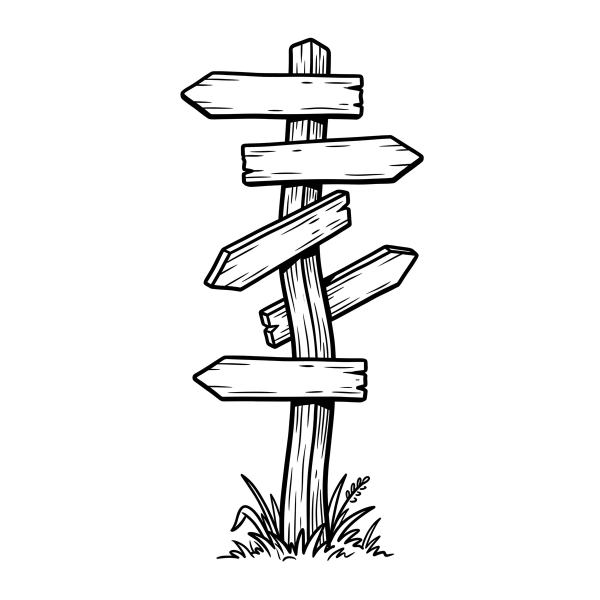
#> input picture media/reference/scene-props/signpost.webp, 1200 x 1200 px (shown at 1/2 size)
$ python -i build-trail-art.py   (imports and definitions only)
#> lines starting #> are read from the running program, lines starting #| are printed output that depends on the picture; after the words box and inside, x2 and y2 are one past the last pixel; in counts of white or black regions, pixels touching at a corner belong together
# /// script
# requires-python = ">=3.11"
# dependencies = ["pillow>=10", "numpy>=1.26", "scipy>=1.11"]
# ///
"""Build what stands on the trail — landmarks and the cast — from reviewed art.

Nothing here draws and nothing here generates. It takes art that has already
been looked at and approved (the Reference tier, `media/public/reference/`)
and normalizes it into what the site ships:

  site/public/parallax/landmarks/<name>.png
      Everything that stands beside the trail: the five approved scene props
      and the props cut from the reviewed prop boards. Paper to alpha, one
      line weight across the set, the same grayscale + alpha the plates use.
      Stood on the trail by site/src/lib/trail-props.ts.

  site/public/cast/<name>.png
      One sheet per hobit, cut from that character's reviewed pose board and
      packed to the contract in site/public/cast/cast.json: a 6x2 grid of
      256px cells, the same pose in the same cell on every sheet, feet on one
      baseline and the body on one centre column.

Generation is a separate, earlier step — the Higgsfield CLI
(`higgsfield generate create <model> ... --wait`), from the briefs in
`media/scripts/jobs/`, into the gitignored `media/runs/` — and promotion from
a run to the Reference tier is a person looking at it. See AGENTS.md,
"Generated-art rules".

Three rules this follows, learned the hard way on Bo's own sheets
(site/public/parallax/README.md):

  * Enclosure, not brightness, separates ink from paper. The paper is
    flood-filled from the border; anything the fill cannot reach is opaque
    however bright it is, so an eye, a glove or a clock face stays white
    instead of becoming a hole.
  * The grey channel is colour; alpha is coverage. An edge pixel is
    (grey 0, alpha partial), never (grey mid, alpha 255).
  * A pose's three eye states share one silhouette. Look-left, look-right and
    blink are derived from the standing pose by moving colour only, so a peek
    can look around without its outline boiling.

Run from the repo root:  uv run media/scripts/build-trail-art.py
"""

from __future__ import annotations

import json
import sys
from pathlib import Path

import numpy as np
from PIL import Image
from scipy import ndimage

ROOT = Path(__file__).resolve().parents[2]
REFERENCE = ROOT / "media" / "public" / "reference"
PROPS = REFERENCE / "scene-props"
PROP_BOARDS = REFERENCE / "trail-props"
CAST_BOARDS = REFERENCE / "cast"
LANDMARKS_OUT = ROOT / "site" / "public" / "parallax" / "landmarks"
CAST_OUT = ROOT / "site" / "public" / "cast"

LEVELS = 8  # posterization steps for both channels, as the plates use

# Stored height of the tallest landmark: about twice the ~300px the desktop
# band draws a tall prop at, which keeps the linework crisp on a 2x display
# without shipping more than that.
LANDMARK_H = 640

# Cut, so the approved set keeps one shared scale, but not shipped: no card on
# the landing page stands for them (site/src/lib/trail-props.ts).
UNPLACED = {"arch", "blimp", "lighthouse", "steamboat", "water-tower"}

# ----------------------------------------------------------- approved props

SINGLE_PROPS: dict[str, dict] = {
	"signpost": {"src": "signpost.webp"},
	"train": {"src": "train.webp"},
	"depot": {"src": "depot.webp"},
	"blimp": {"src": "blimp.webp"},
	# The reference carries a lettered "toot" beside the funnel. Lettering
	# baked into art cannot be themed or translated, and the catalogue already
	# records it as removed at trace — so it is removed here too.
	"steamboat": {"src": "steamboat.webp", "erase": [(470, 225, 620, 345)]},
}

# ------------------------------------------------------------- the contract

CELL = 256
COLS, ROWS = 6, 2
FEET = 0.94  # feet baseline, as a fraction of the cell height
BODY = 0.62  # the standing figure's height, as a fraction of the cell height
POSES = [
	"stand", "lookLeft", "lookRight", "blink", "wave", "startled",
	"doze", "walkA", "walkPass", "walkB", "run", "runB",
]  # fmt: skip
DERIVED = {"lookLeft", "lookRight", "blink"}


def _posterize(a: np.ndarray, levels: int = LEVELS) -> np.ndarray:
	step = 255 / (levels - 1)
	return (np.round(a / step) * step).clip(0, 255).astype(np.uint8)


def cut_out(
	path: Path,
	erase: list[tuple[int, int, int, int]] | None = None,
	crop: bool = True,
) -> np.ndarray:
	"""Paper to alpha by enclosure. Returns an (h, w, 2) grey+alpha array."""
	rgb = np.asarray(Image.open(path).convert("RGB"), dtype=np.float32)
	luma = rgb @ np.array([0.299, 0.587, 0.114], dtype=np.float32)

	# Paper level is measured, not assumed: these arrive on anything from pure
	# white to cream stock with a darker vignette, and a fixed threshold either
	# eats light linework or keeps the paper as faint ink.
	border = np.concatenate([luma[:8].ravel(), luma[-8:].ravel(), luma[:, :8].ravel(), luma[:, -8:].ravel()])
	paper = float(np.median(border))
	# A soft local estimate handles the vignette: divide by a heavily blurred
	# copy of the bright pixels so the corners level out with the middle.
	filled = np.where(luma > paper * 0.72, luma, paper)
	local = ndimage.gaussian_filter(filled, sigma=60)
	norm = (luma / np.maximum(local, 1) * 255).clip(0, 255)

	for x0, y0, x1, y1 in erase or []:
		norm[y0:y1, x0:x1] = 255

	ink = norm < 150
	# Specks: components under ~0.004% of the frame are dust, and one of them
	# is enough to throw a crop box out by a margin's width.
	lab, n = ndimage.label(ink, structure=np.ones((3, 3)))
	if n:
		sizes = ndimage.sum(ink, lab, index=np.arange(1, n + 1))
		small = np.isin(lab, np.flatnonzero(sizes < ink.size * 0.00004) + 1)
		norm[small] = 255
		ink &= ~small

	# The paper is everything not-ink that touches the border.
	free, _ = ndimage.label(~ink)
	edge = np.unique(np.concatenate([free[0], free[-1], free[:, 0], free[:, -1]]))
	outside = np.isin(free, edge[edge != 0])

	alpha = np.where(outside, 0.0, 255.0)
	grey = np.where(outside, 0.0, norm)
	# Antialiasing lives in alpha. Paper within a pixel of ink takes the ink's
	# coverage; ink within two pixels of paper goes to pure black, so a thin
	# stroke is (0, partial) and not a soft grey stick.
	near_ink = ndimage.binary_dilation(~outside, iterations=1) & outside
	alpha = np.where(near_ink, 255.0 - norm, alpha)
	near_paper = ndimage.binary_dilation(outside, iterations=2) & ~outside
	grey = np.where(near_paper & (norm < 200), 0.0, grey)
	grey = np.where(near_ink, 0.0, grey)

	la = np.dstack([grey, alpha]).astype(np.uint8)
	return _tight(la) if crop else la


# [76 lines left out: functions _two_ink, cut_chroma, cut_alpha, not called in this run]


def read_board(path: Path) -> np.ndarray:
	"""Transparent boards are used as given, chroma ones keyed, paper ones cut by enclosure."""
#> called with path = '../reference/scene-props/signpost.webp'
	source = Image.open(path)
#> source is the input picture: PIL image 1200x1200 RGB; mean R, G, B 240.9, 240.9, 240.9
	# A promoted board is a three-value palette PNG; its transparency lives in
	# the palette, not in a channel, until it is expanded.
	if source.mode == "P" or "transparency" in source.info:
		source = source.convert("RGBA")
	if source.mode in ("RGBA", "LA") and np.asarray(source.convert("RGBA"))[..., 3].min() < 16:
		return cut_alpha(path)
	rgb = np.asarray(source.convert("RGB"), dtype=np.float32)
	corner = np.median(np.concatenate([rgb[:10].reshape(-1, 3), rgb[-10:].reshape(-1, 3)]), axis=0)
#> corner = [255, 255, 255]
	chroma = corner - corner.mean()
#> chroma = [0, 0, 0]
	return cut_chroma(path) if float(chroma @ chroma) >= 40**2 else cut_out(path, crop=False)
#> in cut_out, `paper = float(np.median(border))`: paper = 255
#> in cut_out, `ink = norm < 150`:
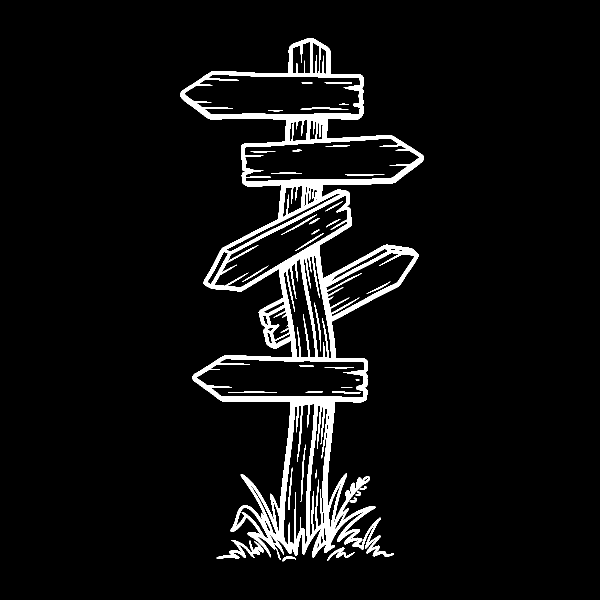
#> ink: shape (1200, 1200) bool (shown at 1/2 size); 5.7% white; 37 white regions (1 under 20 px), largest, box (x1, y1, x2, y2) and area: (361, 76, 848, 1115) 76594, (433, 1080, 528, 1118) 1158, (655, 1095, 710, 1122) 395
#> in cut_out, `lab, n = ndimage.label(ink, structure=np.ones((3, 3)))`:
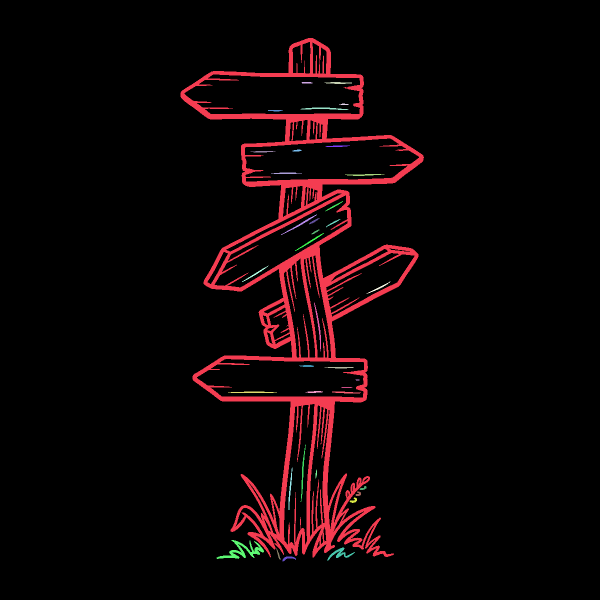
#> lab: shape (1200, 1200) int32 (shown at 1/2 size); 38 distinct labels, from 0 to 37; one colour per label, 0 black
#> in cut_out, `lab, n = ndimage.label(ink, structure=np.ones((3, 3)))`: n = 37
#> in cut_out, `sizes = ndimage.sum(ink, lab, index=np.arange(1, n + 1))`: sizes = 37 values, max 76594 at index 0, min 15 at index 22, mean 2220.6
#> in cut_out, `small = np.isin(lab, np.flatnonzero(sizes < ink.size * 0.00004) + 1)`: small: shape (1200, 1200) bool; 0.02% white in thin lines or dots, all inside (x1, y1, x2, y2) = (552, 207, 719, 1120)
#> in cut_out, `norm[small] = 255`: norm: shape (1200, 1200) float32; min 0, max 255, mean 241
#> in cut_out, `free, _ = ndimage.label(~ink)`:
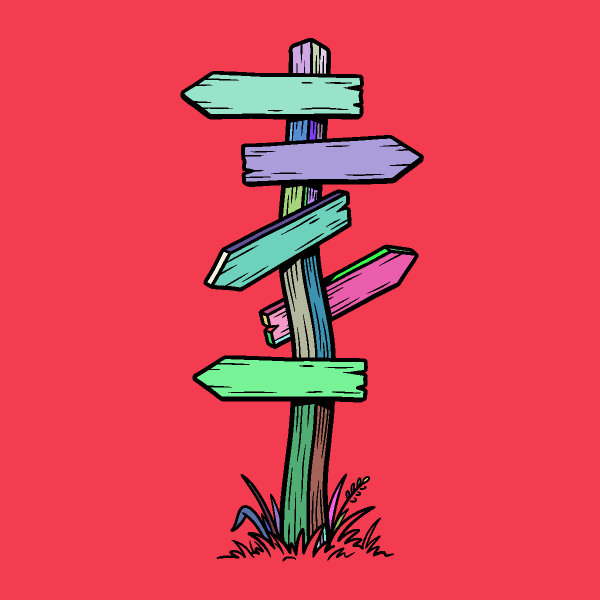
#> free: shape (1200, 1200) int32 (shown at 1/2 size); 74 distinct labels, from 0 to 73; one colour per label, 0 black
#> in cut_out, `edge = np.unique(np.concatenate([free[0], free[-1], free[:, 0], free[:..`: edge = [1]
#> in cut_out, `outside = np.isin(free, edge[edge != 0])`:
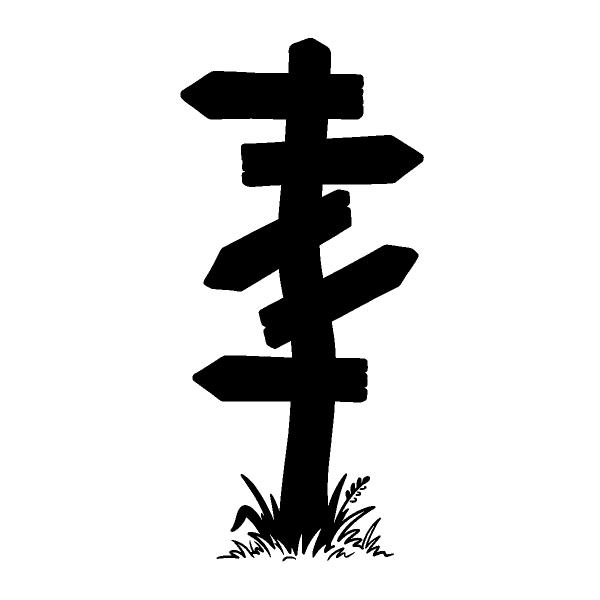
#> outside: shape (1200, 1200) bool (shown at 1/2 size); 85.5% white; 7 black regions, largest, box (x1, y1, x2, y2) and area: (361, 76, 848, 1115) 206734, (433, 1080, 528, 1118) 1161, (655, 1095, 710, 1122) 396
#> in cut_out, `alpha = np.where(outside, 0.0, 255.0)`:
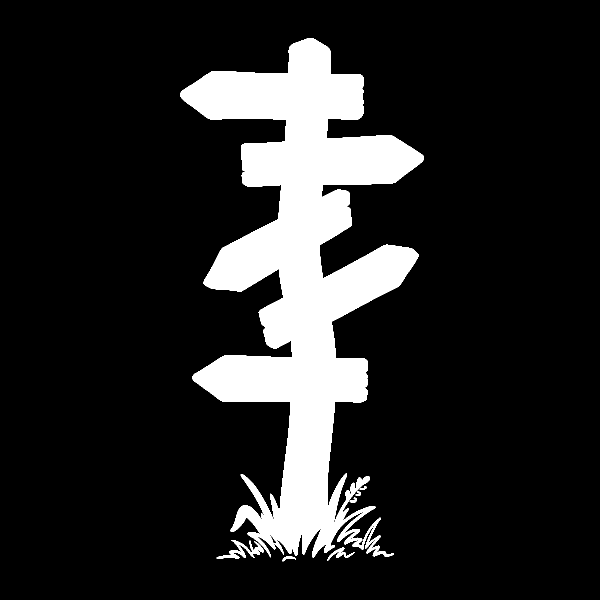
#> alpha: shape (1200, 1200) float64 (shown at 1/2 size); 14.5% white; 7 white regions, largest, box (x1, y1, x2, y2) and area: (361, 76, 848, 1115) 206734, (433, 1080, 528, 1118) 1161, (655, 1095, 710, 1122) 396
#> in cut_out, `grey = np.where(outside, 0.0, norm)`:
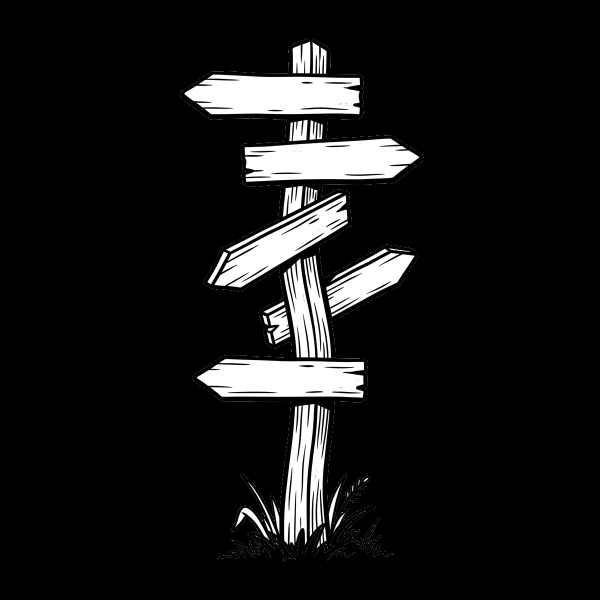
#> grey: shape (1200, 1200) float32 (shown at 1/2 size); min 0, max 255, mean 23.1
#> in cut_out, `near_ink = ndimage.binary_dilation(~outside, iterations=1) & outside`: near_ink: shape (1200, 1200) bool; 0.5% white in thin lines or dots, all inside (x1, y1, x2, y2) = (360, 75, 849, 1124)
#> in cut_out, `near_paper = ndimage.binary_dilation(outside, iterations=2) & ~outside`:
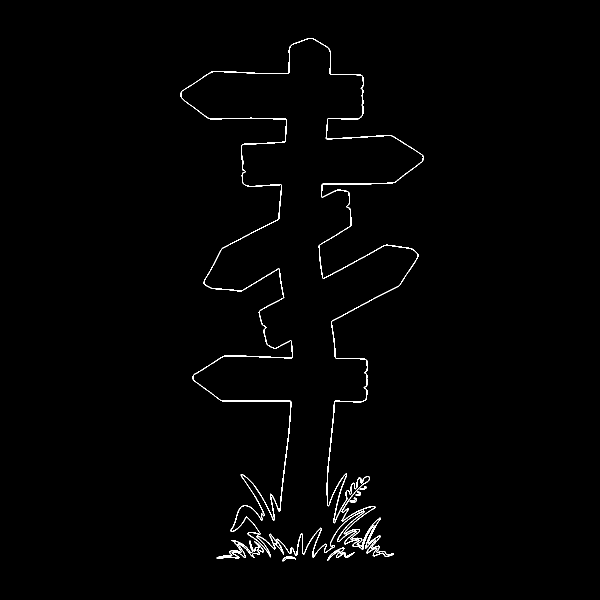
#> near_paper: shape (1200, 1200) bool (shown at 1/2 size); 0.99% white in thin lines or dots, all inside (x1, y1, x2, y2) = (361, 76, 848, 1123)


# [254 lines left out: functions _tight, resize_la, split_board, build_landmarks, _eyes, _look and 4 more, not called in this run]


# [6 lines not run here, left out]

>>> result = read_board('../reference/scene-props/signpost.webp')
